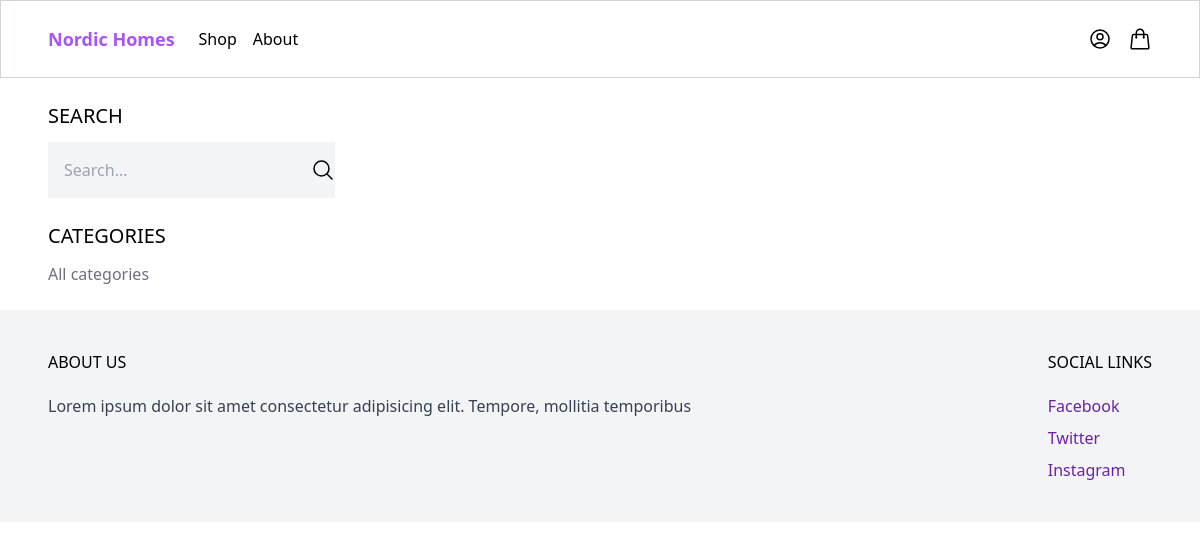
/shop/?category=beds, run on an earlier commit of the app's database.
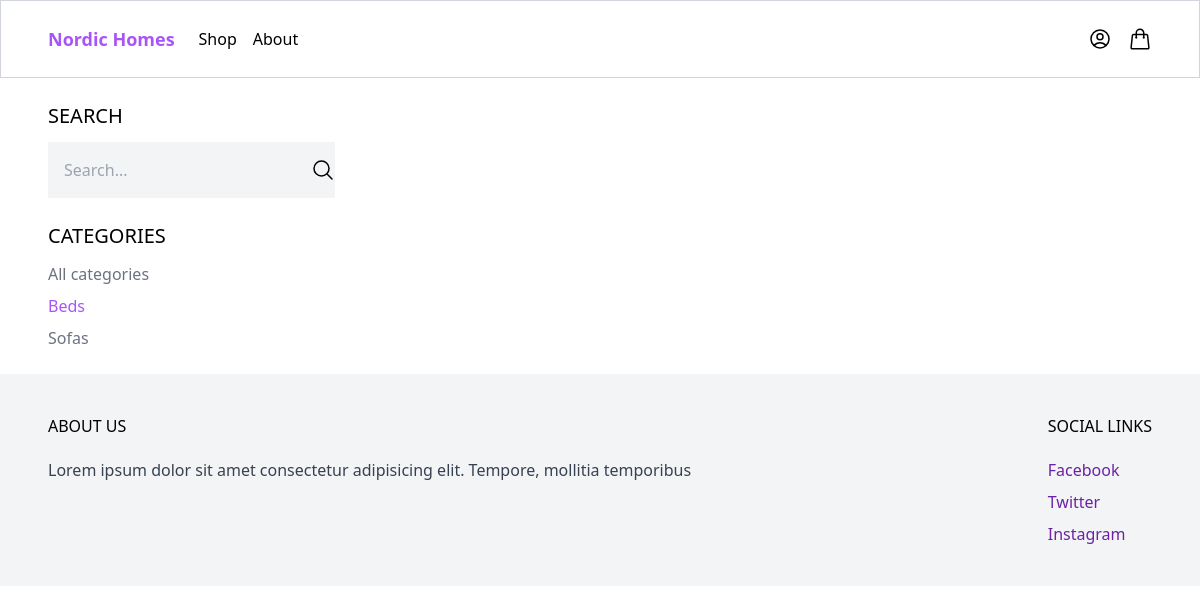
And on a later commit of the database.
### products/models.py (models this page shows, shortened)
class Category(models.Model):
    name = models.CharField(max_length=255)
    slug = models.SlugField()
    class Meta:
        ordering = ('name', )

### core/views.py (the view)
# urls.py: path('shop/', shop, name="shop")
def shop(request):
    active_category = request.GET.get('category', '')
    query = request.GET.get('query', '')
    categories = Category.objects.all()
    if active_category:
        products = Product.objects.filter(category__slug=active_category)
    else:
        products = Product.objects.all()
    if query:
        products = products.filter(Q(name__icontains=query) | Q(description__icontains=query))
    context = {
        'products': products,
        'categories': categories,
        'active_category': active_category,
    }
    return render(request, "core/shop.html", context)

### core/templates/core/shop.html (shortened to what this page needs)
{% extends 'core/base.html' %}
{% block content %}
<div class="max-w-6xl mx-auto flex flex-wrap item-start py-6 px-6 xl:px-0">
    <div class="w-full lg:w-1/4">
        <h3 class="mb-3 text-xl uppercase">Search</h3>
        <form method="get" action=".">
            <div class="flex focus-within:outline focus-within:outline-2 focus-within:outline-purple-500 rounded-sm">
                <input type="text" name="query" class="p-4 bg-gray-100 border-0 outline-none focus:outline-none" placeholder="Search...">
                <button class="flex items-center justify-center bg-gray-100 border-0 w-[14rem]">
                    <svg class="size-6" xmlns="http://www.w3.org/2000/svg" fill="none" viewBox="0 0 24 24" stroke-width="1.5" stroke="currentColor">
                        <path stroke-linecap="round" stroke-linejoin="round" d="m21 21-5.197-5.197m0 0A7.5 7.5 0 1 0 5.196 5.196a7.5 7.5 0 0 0 10.607 10.607Z" />
                    </svg>
                </button>
            </div>
        </form>
        <h3 class="mt-6 mb-3 text-xl uppercase">Categories</h3>
        <ul class="space-y-2">
            <li><a href="{% url 'core:shop' %}" class="{% if not active_category %}text-purple-500{% else %}text-gray-500{% endif %}">All categories</a></li>
            {% for category in categories %}
            <li><a href="{% url 'core:shop' %}?category={{ category.slug }}" class="{% if category.slug == active_category %}text-purple-500{% else %}text-gray-500{% endif %}">{{ category.name }}</a></li>
            {% endfor %}
        </ul>
    </div>
    <div class="w-full lg:w-3/4 flex flex-wrap">
    </div>
</div>
{% endblock %}

What changed in the data, as far as the page shows it:
added Category: name "Beds", slug "beds" (drawn)
added Category: name "Sofas", slug "sofas" (drawn)
